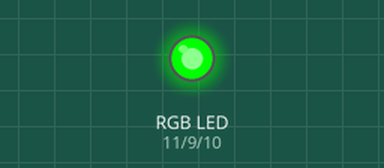
The sketch below on a simulated Arduino Uno, built with avr-gcc and run on an emulated ATmega328P. Parts: an RGB LED mixed from three pins (HIGH = lit).

Above: at 0.5 s.
At 1.5 s:
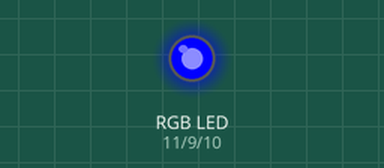
At 5.5 s:
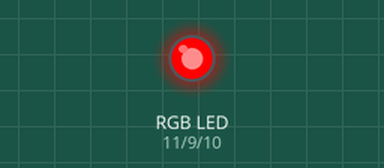
Timing chart, 0 to 6.9 s (numbered marks = the images above):
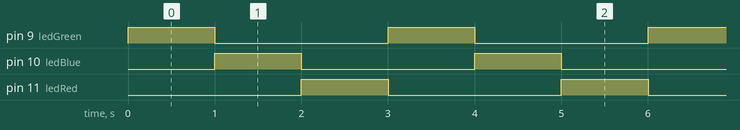

The sketch:

Using_An_RGB_LED.ino
```cpp
const int ledGreen = 9;
const int ledBlue = 10;
const int ledRed = 11;

void setup() {
  pinMode(ledGreen, OUTPUT);
  pinMode(ledBlue, OUTPUT);
  pinMode(ledRed, OUTPUT);
}

void loop() {
  digitalWrite(ledGreen, HIGH);
  digitalWrite(ledBlue, LOW);
  digitalWrite(ledRed, LOW);
  delay(1000);

  digitalWrite(ledGreen, LOW);
  digitalWrite(ledBlue, HIGH);
  digitalWrite(ledRed, LOW);
  delay(1000);

  digitalWrite(ledGreen, LOW);
  digitalWrite(ledBlue, LOW);
  digitalWrite(ledRed, HIGH);
  delay(1000);
}
```

Measured:
- by itself, pin 9 (ledGreen), pin 10 (ledBlue), pin 11 (ledRed): alternates HIGH for 1.0 s and LOW for 2.0 s
- by itself, everything shown: repeats every 3.0 s, in 3 steps
